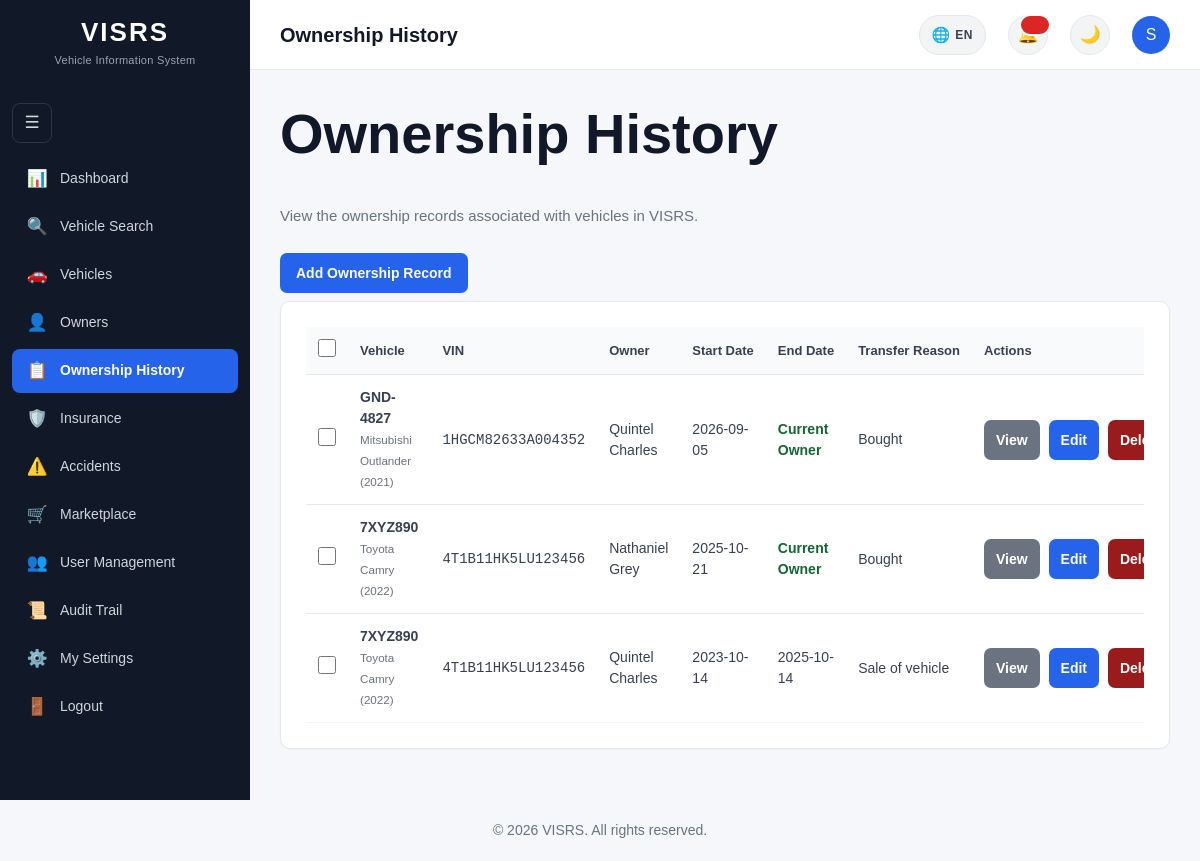
The app's page /ownership_history/index.php (signed in) with its own data.
### tables this page shows
CREATE TABLE `ownership_history` (
  `OwnershipID` int(11) NOT NULL,
  `VehicleID` int(11) NOT NULL,
  `OwnerID` int(11) NOT NULL,
  `StartDate` date NOT NULL,
  `EndDate` date DEFAULT NULL,
  `TransferReason` varchar(255) DEFAULT NULL,
  `CreatedAt` timestamp NOT NULL DEFAULT current_timestamp()
);

CREATE TABLE `vehicles` (
  `VehicleID` int(11) NOT NULL,
  `PlateNumber` varchar(20) NOT NULL,
  `VIN` varchar(50) NOT NULL,
  `OwnerID` int(11) NOT NULL,
  `SellerID` int(11) DEFAULT NULL,
  `Make` varchar(100) NOT NULL,
  `Model` varchar(100) NOT NULL,
  `VehicleYear` year(4) NOT NULL,
  `Mileage` int(10) UNSIGNED DEFAULT NULL,
  `LastServiceDate` date DEFAULT NULL,
  `OilChangeIntervalKm` int(10) UNSIGNED DEFAULT NULL,
  `LastOilChangeDate` date DEFAULT NULL,
  `LastOilChangeMileage` int(10) UNSIGNED DEFAULT NULL,
  `Color` varchar(50) DEFAULT NULL,
  `VehicleType` varchar(50) DEFAULT NULL,
  `EngineNumber` varchar(100) DEFAULT NULL,
  `RegistrationDate` date DEFAULT NULL,
  `Status` enum('Active','Inactive','Stolen','Sold') NOT NULL DEFAULT 'Active',
  `CreatedAt` timestamp NOT NULL DEFAULT current_timestamp()
);

CREATE TABLE `owners` (
  `OwnerID` int(11) NOT NULL,
  `FirstName` varchar(100) NOT NULL,
  `LastName` varchar(100) NOT NULL,
  `Address` varchar(255) DEFAULT NULL,
  `Phone` varchar(30) DEFAULT NULL,
  `Email` varchar(150) DEFAULT NULL,
  `CreatedAt` timestamp NOT NULL DEFAULT current_timestamp()
);

### ownership_history/index.php (the view, shortened to what this page needs)
<?php
require_once __DIR__ . "/../includes/database.php";
$canManage =
    isset($_SESSION["Role"]) &&
    in_array(
        $_SESSION["Role"],
        ["Admin", "Police"],
        true
    );
$perPage = 25;
$countStmt = $pdo->query("SELECT COUNT(*) FROM ownership_history");
$totalRecords = (int) $countStmt->fetchColumn();
$pagination = paginationMeta($totalRecords, $perPage);
$stmt = $pdo->prepare("
    SELECT
        oh.OwnershipID,
        oh.VehicleID,
        oh.OwnerID,
        oh.StartDate,
        oh.EndDate,
        oh.TransferReason,
        v.PlateNumber,
        v.VIN,
        v.Make,
        v.Model,
        v.VehicleYear,
        o.FirstName,
        o.LastName
    FROM ownership_history oh
    INNER JOIN vehicles v
        ON oh.VehicleID = v.VehicleID
    INNER JOIN owners o
        ON oh.OwnerID = o.OwnerID
    ORDER BY
        oh.StartDate DESC,
        oh.OwnershipID DESC
    LIMIT ? OFFSET ?
");
$stmt->bindValue(1, $pagination["perPage"], PDO::PARAM_INT);
$stmt->bindValue(2, $pagination["offset"],  PDO::PARAM_INT);
$stmt->execute();
$history = $stmt->fetchAll();
require_once "../includes/head.php";
?>
<body>
<div class="layout">
    <?php require_once __DIR__ . "/../includes/sidebar.php"; ?>
    <main class="main-content">
        <?php
        include __DIR__ . "/../includes/header.php";
        ?>
        <div class="content">
            <div class="page-title">
                <div>
                    <h1>
                        Ownership History
                    </h1>
                    <p class="page-subtitle">
                        View the ownership records associated with vehicles in VISRS.
                    </p>
                </div>
                <?php if ($canManage): ?>
                    <div>
                        <a
                            href="add.php"
                            class="button"
                        >
                            Add Ownership Record
                        </a>
                    </div>
                <?php endif; ?>
            </div>
            <section class="card">
                <?php if (count($history) === 0): ?>
                    <div
                        style="
                            padding:30px;
                            text-align:center;
                        "
                    >
                        <h2>
                            No Ownership History
                        </h2>
                        <p
                            style="
                                margin-top:10px;
                                color:#6b7280;
                            "
                        >
                            No ownership history records have been
                            added to the system yet.
                        </p>
                        <?php if ($canManage): ?>
                            <div style="margin-top:20px;">
                                <a
                                    href="add.php"
                                    class="button"
                                >
                                    Add First Record
                                </a>
                            </div>
                        <?php endif; ?>
                    </div>
                <?php else: ?>
                    <form
                        method="POST"
                        action="bulk_delete.php"
                        id="bulkForm"
                    >
                        <div
                            style="
                                overflow-x:auto;
                            "
                        >
                            <table
                                style="
                                    width:100%;
                                    border-collapse:collapse;
                                "
                            >
                                <thead>
                                    <tr
                                        style="
                                            border-bottom:1px solid #e5e7eb;
                                            text-align:left;
                                        "
                                    >
                                        <?php if ($canManage): ?>
                                            <th
                                                style="
                                                    padding:12px;
                                                    width:36px;
                                                "
                                            >
                                                <input
                                                    type="checkbox"
                                                    id="selectAll"
                                                    aria-label="Select all ownership records"
                                                >
                                            </th>
                                        <?php endif; ?>
                                        <th style="padding:12px;">
                                            Vehicle
                                        </th>
                                        <th style="padding:12px;">
                                            VIN
                                        </th>
                                        <th style="padding:12px;">
                                            Owner
                                        </th>
                                        <th style="padding:12px;">
                                            Start Date
                                        </th>
                                        <th style="padding:12px;">
                                            End Date
                                        </th>
                                        <th style="padding:12px;">
                                            Transfer Reason
                                        </th>
                                        <th style="padding:12px;">
                                            Actions
                                        </th>
                                    </tr>
                                </thead>
                                <tbody>
                                    <?php foreach (
                                        $history
                                        as $record
                                    ): ?>
                                        <tr
                                            style="
                                                border-bottom:1px solid #f1f5f9;
                                            "
                                        >
                                            <?php if ($canManage): ?>
                                                <td style="padding:12px;">
                                                    <input
                                                        type="checkbox"
                                                        name="selected_ids[]"
                                                        value="<?= (int) $record["OwnershipID"] ?>"
                                                        class="row-checkbox"
                                                        aria-label="Select this ownership record"
                                                    >
                                                </td>
                                            <?php endif; ?>
                                            <td style="padding:12px;">
                                                <strong>
                                                    <?= htmlspecialchars(
                                                        $record["PlateNumber"]
                                                    ) ?>
                                                </strong>
                                                <br>
                                                <small
                                                    style="
                                                        color:#6b7280;
                                                    "
                                                >
                                                    <?= htmlspecialchars(
                                                        $record["Make"]
                                                    ) ?>
                                                    <?= htmlspecialchars(
                                                        $record["Model"]
                                                    ) ?>
                                                    (<?= htmlspecialchars(
                                                        $record["VehicleYear"]
                                                    ) ?>)
                                                </small>
                                            </td>
                                            <td style="padding:12px;">
                                                <span
                                                    style="
                                                        font-family:monospace;
                                                    "
                                                >
                                                    <?= htmlspecialchars(
                                                        $record["VIN"]
                                                    ) ?>
                                                </span>
                                            </td>
                                            <td style="padding:12px;">
                                                <?= htmlspecialchars(
                                                    $record["FirstName"]
                                                ) ?>
                                                <?= htmlspecialchars(
                                                    $record["LastName"]
                                                ) ?>
                                            </td>
                                            <td style="padding:12px;">
                                                <?= htmlspecialchars(
                                                    $record["StartDate"]
                                                ) ?>
                                            </td>
                                            <td style="padding:12px;">
                                                <?php if (
                                                    $record["EndDate"] === null ||
                                                    $record["EndDate"] === ""
                                                ): ?>
                                                    <span
                                                        style="
                                                            color:#166534;
                                                            font-weight:600;
                                                        "
                                                    >
                                                        Current Owner
                                                    </span>
                                                <?php else: ?>
                                                    <?= htmlspecialchars(
                                                        $record["EndDate"]
                                                    ) ?>
                                                <?php endif; ?>
                                            </td>
                                            <td style="padding:12px;">
                                                <?php if (
                                                    !empty(
                                                        $record["TransferReason"]
                                                    )
                                                ): ?>
                                                    <?= htmlspecialchars(
                                                        $record["TransferReason"]
                                                    ) ?>
                                                <?php endif; ?>
                                            </td>
                                            <td
                                                style="
                                                    padding:12px;
                                                    white-space:nowrap;
                                                "
                                            >
                                                <a
                                                    href="view.php?id=<?= (int) $record["OwnershipID"] ?>"
                                                    class="button button-secondary"
                                                    style="
                                                        padding:8px 12px;
                                                    "
                                                >
                                                    View
                                                </a>
                                                <?php if ($canManage): ?>
                                                    <a
                                                        href="edit.php?id=<?= (int) $record["OwnershipID"] ?>"
                                                        class="button"
                                                        style="
                                                            padding:8px 12px;
                                                            margin-left:5px;
                                                        "
                                                    >
                                                        Edit
                                                    </a>
                                                    <a
                                                        href="delete.php?id=<?= (int) $record["OwnershipID"] ?>"
                                                        class="button button-danger"
                                                        style="
                                                            padding:8px 12px;
                                                            margin-left:5px;
                                                        "
                                                    >
                                                        Delete
                                                    </a>
                                                <?php endif; ?>
                                            </td>
                                        </tr>
                                    <?php endforeach; ?>
                                </tbody>
                            </table>
                        </div>
                    </form>
                <?php endif; ?>
            </section>
        </div>
    </main>
</div>
<?php require_once __DIR__ . "/../includes/footer.php"; ?>

### records on screen
ownership_history: VehicleID.PlateNumber "GND-4827", VehicleID.Make "Mitsubishi", VehicleID.Model "Outlander", VehicleID.VehicleYear "2021", VehicleID.VIN "1HGCM82633A004352", OwnerID.FirstName "Quintel", OwnerID.LastName "Charles", StartDate "2026-09-05", shows "Current Owner", TransferReason "Bought"
ownership_history: VehicleID.PlateNumber "7XYZ890", VehicleID.Make "Toyota", VehicleID.Model "Camry", VehicleID.VehicleYear "2022", VehicleID.VIN "4T1B11HK5LU123456", OwnerID.FirstName "Nathaniel", OwnerID.LastName "Grey", StartDate "2025-10-21", shows "Current Owner", TransferReason "Bought"
ownership_history: VehicleID.PlateNumber "7XYZ890", VehicleID.Make "Toyota", VehicleID.Model "Camry", VehicleID.VehicleYear "2022", VehicleID.VIN "4T1B11HK5LU123456", OwnerID.FirstName "Quintel", OwnerID.LastName "Charles", StartDate "2023-10-14", EndDate "2025-10-14", TransferReason "Sale of vehicle"

### other values on screen
$pageTitle "Ownership History"
substr($headerFirstName, 0, 1) "S"
